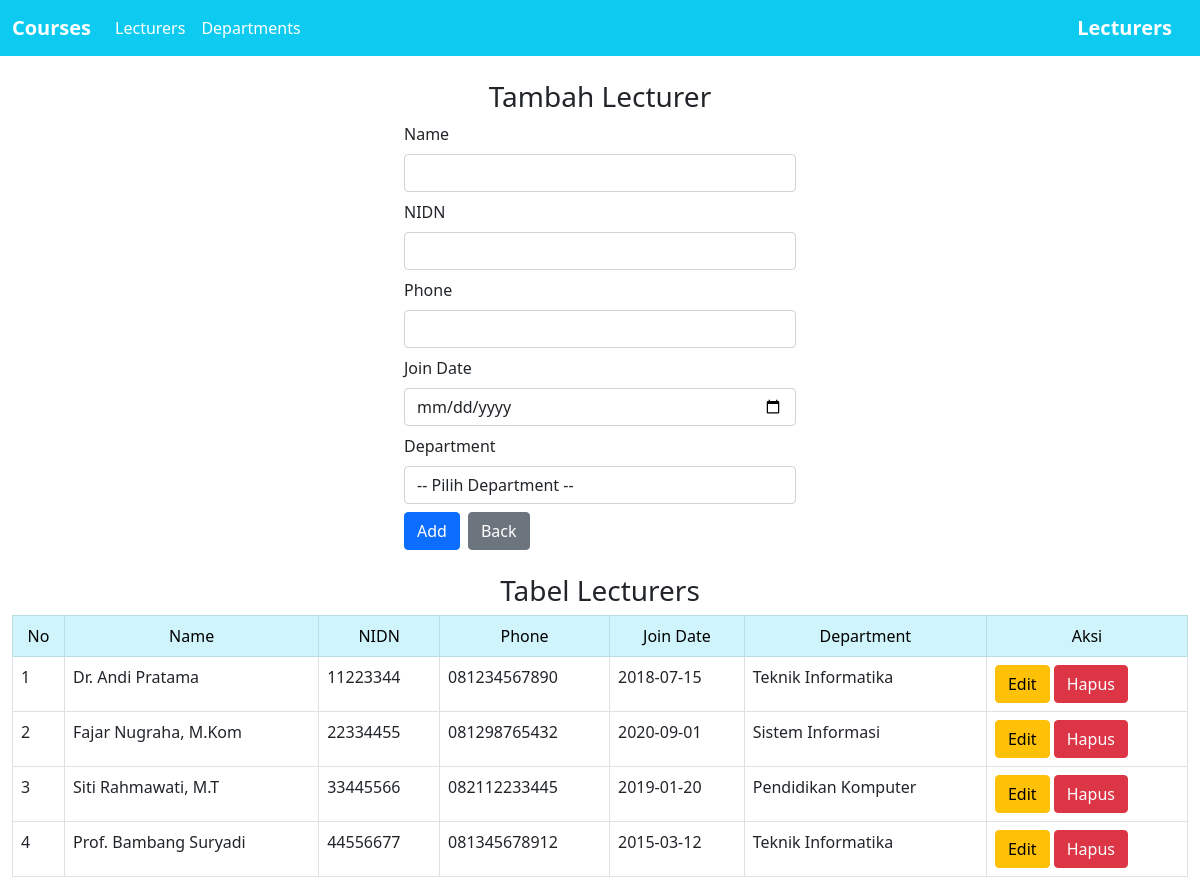
Screenshot of /lecturer.php with the database file from the repository.
### tables this page shows
CREATE TABLE `lecturers` (
  `id` int(11) NOT NULL,
  `name` varchar(100) NOT NULL,
  `nidn` varchar(50) NOT NULL,
  `phone` varchar(20) NOT NULL,
  `join_date` date NOT NULL,
  `department_id` int(11) DEFAULT NULL
);

CREATE TABLE `departments` (
  `id` int(11) NOT NULL,
  `dept_name` varchar(100) NOT NULL,
  `building` varchar(50) DEFAULT NULL
);

### controllers/LecturerController.php (called while the page is built, shortened)
<?php
include_once("models/Lecturer.php");
include_once("views/LecturerView.php");
class LecturerController
{
  private $lecturer;
  private $department;
  function __construct()
  {
    $this->lecturer = new Lecturer(
        Config::$db_host,
        Config::$db_user,
        Config::$db_pass,
        Config::$db_name
    );
    $this->department = new Department(
        Config::$db_host,
        Config::$db_user,
        Config::$db_pass,
        Config::$db_name
    );
  }
  public function index()
  {
    $this->lecturer->open();
    $this->lecturer->getLecturers();
    $data = array();
    while ($row = $this->lecturer->getResult()) {
      array_push($data, $row);
    }
    $this->department->open();
    $this->department->getDepartments();
    $deptData = array();
    while ($row = $this->department->getResult()) {
      array_push($deptData, $row);
    }
    $view = new LecturerView();
    $view->render($data, $deptData);
  }
}

### models/DB.php (called while the page is built, shortened)
<?php
class DB
{
    var $db_host = "";
    var $db_user = "";
    var $db_pass = "";
    var $db_name = "";
    var $db_link = "";
    function __construct($db_host, $db_user, $db_pass, $db_name)
    {
        $this->db_host = $db_host;
        $this->db_user = $db_user;
        $this->db_pass = $db_pass;
        $this->db_name = $db_name;
    }
    function open()
    {
        $this->db_link = mysqli_connect(
            $this->db_host,
            $this->db_user,
            $this->db_pass,
            $this->db_name
        );
    }
    function execute($query)
    {
        $this->result = mysqli_query($this->db_link, $query);
        return $this->result;
    }
}

### models/Lecturer.php (called while the page is built, shortened)
<?php
class Lecturer extends DB
{
    function getLecturers()
    {
        $query = "SELECT l.*, d.dept_name
                  FROM lecturers l
                  LEFT JOIN departments d ON l.department_id = d.id";
        return $this->execute($query);
    }
}

### views/LecturerView.php (the view, shortened to what this page needs)
<?php
class LecturerView
{
  public function render($data, $departments)
  {
    $no = 1;
    $dataLecturer = "";
    foreach ($data as $val) {
        $id = $val['id'];
        $name = $val['name'];
        $nidn = $val['nidn'];
        $phone = $val['phone'];
        $join_date = $val['join_date'];
        $dept_name = isset($val['dept_name']) ? $val['dept_name'] : '-';
        $dataLecturer .= "
            <tr>
                <td>$no</td>
                <td>$name</td>
                <td>$nidn</td>
                <td>$phone</td>
                <td>$join_date</td>
                <td>$dept_name</td>
                <td>
                  <a href='lecturer.php?id_edit=$id' class='btn btn-warning'>Edit</a>
                  <a href='lecturer.php?id_hapus=$id' class='btn btn-danger'>Hapus</a>
                </td>
            </tr>";
        $no++;
    }
  }
}

### rows the page displays
lecturers: name "Dr. Andi Pratama", nidn "11223344", phone "081234567890", join_date "2018-07-15", department.dept_name "Teknik Informatika"
lecturers: name "Fajar Nugraha, M.Kom", nidn "22334455", phone "081298765432", join_date "2020-09-01", department.dept_name "Sistem Informasi"
lecturers: name "Siti Rahmawati, M.T", nidn "33445566", phone "082112233445", join_date "2019-01-20", department.dept_name "Pendidikan Komputer"
lecturers: name "Prof. Bambang Suryadi", nidn "44556677", phone "081345678912", join_date "2015-03-12", department.dept_name "Teknik Informatika"
